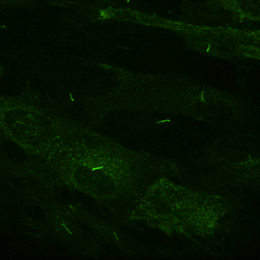
%> input picture benchmark/1.tif, 260 x 260 px, shrunk from 1000 x 1000 before the run
$ octave --eval "result = imagePreProcessing(imread('../../benchmark/1.tif'));"   (GNU Octave 9; MATLAB toolbox functions it lacks are replaced by stand-ins)
%> lines starting %> are read from the running program, lines starting %| are printed output that depends on the picture
### Detection toolset/gui method/rmwhitebar.m
%% Remove the white bar in the imge
%
%  Input: image, grayscale image
function image = rmwhitebar(input, threhold, sz)
%> called with threhold = 1, sz = 2

% This method can only use when only the green channel has image.
% image = imsubtract(image(:,:,2), image(:,:,1));

[x,y] = size(input);
%> x = 260; y = 780
image = input;
%> image is the input picture: size 260x260x3 uint8; mean R, G, B 4, 18, 0

for i = 1:1:x
    for j = 1:1:y
        if image(i, j) >= threhold
            bi = max(1, i - sz);
            bj = max(1, j - sz);
            ei = min(i + sz, x);
            ej = min(j + sz, y);
            crop = image(bi:ei, bj:ej);
            crop(crop == image(i, j)) = 0;
            image(i, j) = mean(crop(:));
        end
    end
end
%> after the loop, bi = 258; bj = 518; crop = [0 3 2 0 0; 0 3 2 0 0; 2 2 0 0 0]; ei = 260; ej = 522

high = imsubtract(input, image);
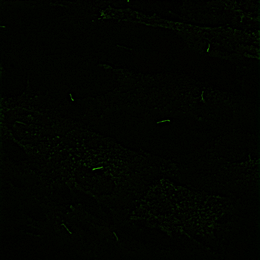
%> high: size 260x260x3 uint8; mean R, G, B 1.8, 4.1, 0
high(high > 0) = 1;
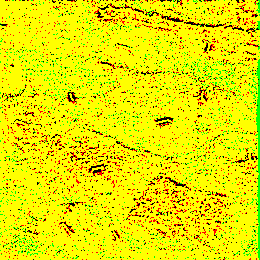
%> high: size 260x260x3 uint8; mean R, G, B 0.905, 0.9, 0; drawn with 1 as white
big = bwareaopen(high, 800) * 1.0;
whitebar = big;
image = imsubtract(input, whitebar);

### Detection toolset/cilia detection method/imagePreProcessing.m

function imHist = imagePreProcessing(im)
%

% filter image
im = rmwhitebar(im, 1.0, 2);
im = imfilter(im,fspecial('gaussian', [3,3], 1));

% estimate background
histNum = imhist(im);
%> histNum = 256 values, max 68270 at index 1, min 0 at index 83, mean 792.2
[~,ind] = sort(histNum, 'descend');
%> ind = 256 values, max 256 at index 256, min 1 at index 1, mean 128.5
ind = ind(1:2);
%> ind = [1; 3]
bg = sum((ind - 1) / 255 .* histNum(ind)) / sum(histNum(ind));
%> bg = 0.00182

% hist adjust
%> (the run ends here)
